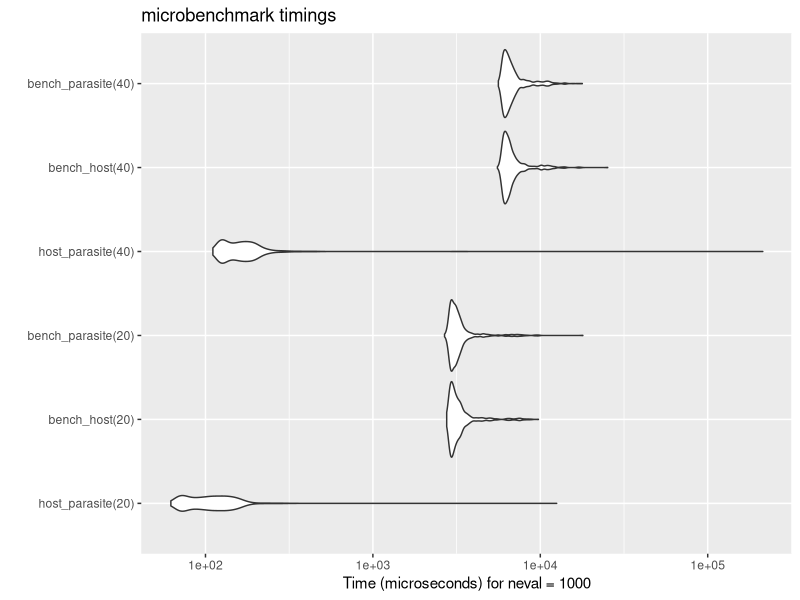
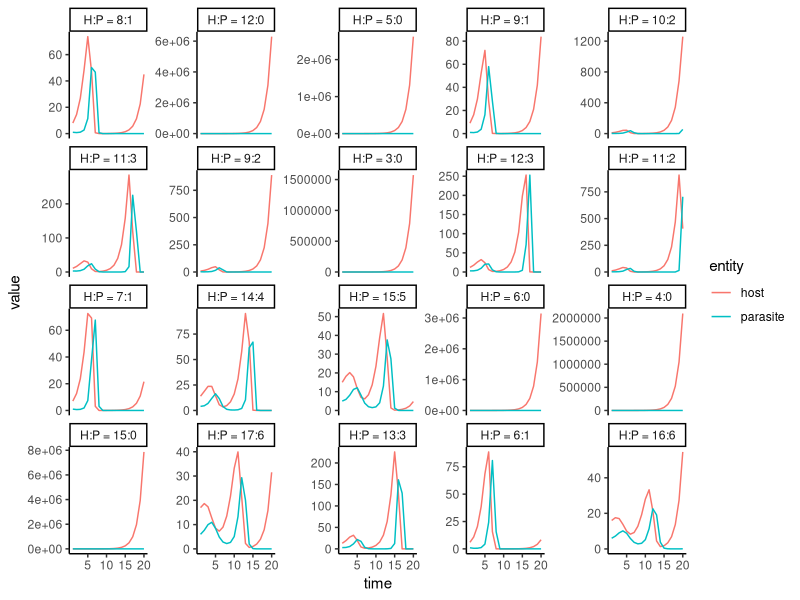

The R script that drew these images, in order:
#' Exercise 3: third time's to harm
#' ======
#' 
#' This set of exercises will build off of exercise two, which was built off of
#' exercise one. The purpose of this will be to utilize memoization and dynamic
#' programming as alternative ways of solving the Nicholson-Bailey Model
#' 
#' ## Necessary packages
library(hash)
library(stringr)
library(microbenchmark)
library(reshape2)
library(ggplot2)
#' 
#' ## The Nicholson-Bailey Model
#' 
#' ### Formulaic definition
#' $$
#' H_{t} = \gamma \cdot H_{t-1} \cdot e^{-a \cdot P_{t-1}}\\
#' P_{t} = H_{t-1} \cdot \left(1 - e^{-a \cdot P_{t-1}}\right)
#' $$
#' 
#' ### Implementation in Exercise two
#' 
#' Instead of doing 10 hosts and 2 parasites, I'm drawing randomly from a 
#' Poisson distribution with $\lambda = 2$ and $\lambda = 10$ for parasites and
#' hosts, respectively.  
hosts <- function(t, gamma = 2, a = 0.1, seed = 9999){
  if (t == 1){
    set.seed(seed)
    Ht1 <- rpois(1, 10)
    return(Ht1)
  } else {
    Htm1 <- hosts(t - 1, gamma, a, seed)
    Ptm1 <- parasites(t - 1, gamma, a, seed)
    Ht   <- gamma * Htm1 * exp(-a * Ptm1)
    return(Ht)
  }
}
parasites <- function(t, gamma = 2, a = 0.1, seed = 9999){
  if (t == 1){
    set.seed(seed)
    Pt1 <- rpois(1, 2)
    return(Pt1)
  } else {
    Htm1 <- hosts(t - 1, gamma, a, seed)
    Ptm1 <- parasites(t - 1, gamma, a, seed)
    return(Htm1 * (1 - exp(-a * Ptm1)))
  }
}
#'
#' ## Implemenentation one: memoization
#' 
#' The point of memoization is to utilize global hashes tables in order to avoid
#' redundancy in compuation. These hash tables are utilized within the recursive 
#' function calls to determine if the value has already been computed. Here, we
#' are setting up the tables.
#' 
HOST_HASH <<- hash()
PARASITE_HASH <<- hash()
#'
#' I am going to add a couple of extra parameters into the functions, I will add
#' the variables `np` and `nh`, standing for "number of parasites" and "number
#' of hosts", repsectively. These will allow me to explicitly set the parameters
#' for the starting number of hosts and parasites OR the $\lambda$ value if the
#' seed is set.
make_the_call <- function(t, gamma, a){
  return(str_c(as.character(t), ":", as.character(gamma), ":", as.character(a)))
}

hosts_mem <- function(t, gamma = 2, a = 0.1, seed = 9999, nh = 10, np = 2){
  thiscall <- make_the_call(t, gamma, a)
  if (has.key(thiscall, HOST_HASH)){
    return(HOST_HASH[[thiscall]])
  }
  if (t == 1){
    if (is.null(seed)){
      Ht1 <- nh
    } else {
      set.seed(seed)
      Ht1 <- rpois(1, nh)      
    }
    HOST_HASH[[thiscall]] <<- Ht1
    return(Ht1)
  } else {
    Htm1 <- hosts_mem(t - 1, gamma, a, seed, nh, np)
    Ptm1 <- parasites_mem(t - 1, gamma, a, seed, nh, np)
    Ht   <- gamma * Htm1 * exp(-a * Ptm1)
    HOST_HASH[[thiscall]] <<- Ht
    return(Ht)
  }
}
parasites_mem <- function(t, gamma = 2, a = 0.1, seed = 9999, nh = 10, np = 2){
  thiscall <- make_the_call(t, gamma, a)
  if (has.key(thiscall, PARASITE_HASH)){
    return(PARASITE_HASH[[thiscall]])
  }
  if (t == 1){
    if (is.null(seed)){
      Pt1 <- np
    } else {
      set.seed(seed)
      Pt1 <- rpois(1, np)
    }
    PARASITE_HASH[[thiscall]] <<- Pt1
    return(Pt1)
  } else {
    Htm1 <- hosts_mem(t - 1, gamma, a, seed, nh, np)
    Ptm1 <- parasites_mem(t - 1, gamma, a, seed, nh, np)
    Pt   <- Htm1 * (1 - exp(-a * Ptm1))
    PARASITE_HASH[[thiscall]] <<- Pt
    return(Pt)
  }
}

#' ### Testing memoization v. non-memoization 
#+ cache = TRUE
bench_host <- function(...){
  HOST_HASH <<- hash()
  PARASITE_HASH <<- hash()
  hosts_mem(...)
}
bench_parasite <- function(...){
  HOST_HASH <<- hash()
  PARASITE_HASH <<- hash()
  parasites_mem(...)
}
(benchmarks <- microbenchmark(hosts(20),  parasites(20), bench_host(20), 
                             bench_parasite(20), times = 1L))
#' 
#' That's a hell of an improvement!
#'
#'
#' ## Implementation two: dynamic programming
#' 
#' Since the base case is known, we can simply construct a table of values and
#' start from the bottom up. 
host_parasite <- function(t, gamma = 2, a = 0.1, seed = 9999, nh = 10, np = 2){
  hp_matrix <- matrix(nrow = 2, ncol = t, 
                      dimnames = list(entity = c("host", "parasite"),
                                      time   = seq(1, t)
                                      )
                      )
  
  if (is.null(seed)){
    hp_matrix["host", 1]     <- nh
    hp_matrix["parasite", 1] <- np
  } else {
    set.seed(seed)
    hp_matrix["host", 1]     <- rpois(1, nh)
    set.seed(seed)
    hp_matrix["parasite", 1] <- rpois(1, np)
  }

  for (i in seq(2, t)){
    Pt <- hp_matrix["host", i - 1] * (1 - exp(-a * hp_matrix["parasite", i - 1]))
    Ht <- gamma * hp_matrix["host", i - 1] * exp(-a * hp_matrix["parasite", i - 1])
    hp_matrix["parasite", i] <- Pt
    hp_matrix["host", i]     <- Ht
  }
  return(hp_matrix)
}
#'
#' ### Now to test to see if it works:
#' 
host_parasite(20)
#' 
#' it does indeed. Let's test it against the hashing methods. Since these are not long
#' running, I will increase the number of replications.
#+ cache = TRUE
benchmarks2 <- microbenchmark(host_parasite(20), bench_host(20), 
                              bench_parasite(20), host_parasite(40), 
                              bench_host(40), bench_parasite(40),
                              times = 1000L)
benchmarks2
autoplot(benchmarks2)
#' 
#' 
#' Now, I will explore some scenarios with some random seeds. Note that there
#' end up being duplicate entries in our table, so there won't be 100 plots.
#'  
#+ fig.width = 10, fig.height = 7
set.seed(9001)
seeds <- sample(10000, 100)
hp_array <- array(dim = c(2, 20, length(seeds)), 
                  dimnames = list(entity = c("host", "parasite"),
                                  time   = 1:20,
                                  seed   = NULL)
                  )
for (i in 1:length(seeds)){
  hp_array[, , i] <- host_parasite(20, seed = seeds[i])
}
dimnames(hp_array)$seed <- apply(hp_array, 3, function(x) paste0("H:P = ", x[1, 1], ":", x[2, 1]))

ggplot(melt(hp_array), aes(x = time, y = value, color = entity)) + geom_line() + 
  facet_wrap(~seed, scales = "free_y") + theme_classic()
